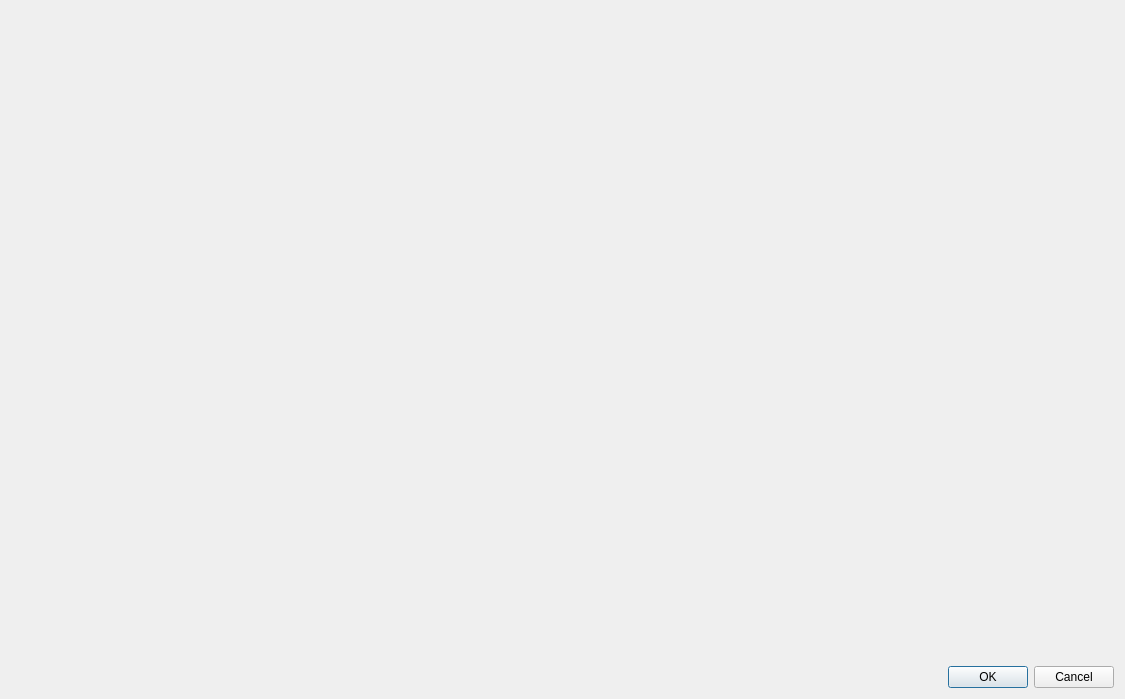
<?xml version="1.0" encoding="UTF-8"?>
<ui version="4.0">
 <class>TalentsDialog</class>
 <widget class="QDialog" name="TalentsDialog">
  <property name="geometry">
   <rect>
    <x>0</x>
    <y>0</y>
    <width>1125</width>
    <height>699</height>
   </rect>
  </property>
  <property name="windowTitle">
   <string>Dialog</string>
  </property>
  <layout class="QGridLayout" name="gridLayout">
   <item row="0" column="0">
    <widget class="QLabel" name="label">
     <property name="sizePolicy">
      <sizepolicy hsizetype="Preferred" vsizetype="Preferred">
       <horstretch>0</horstretch>
       <verstretch>0</verstretch>
      </sizepolicy>
     </property>
     <property name="text">
      <string/>
     </property>
     <property name="pixmap">
      <pixmap resource="resource.qrc">:/img/talents.png</pixmap>
     </property>
    </widget>
   </item>
   <item row="1" column="0">
    <widget class="QDialogButtonBox" name="buttonBox">
     <property name="orientation">
      <enum>Qt::Horizontal</enum>
     </property>
     <property name="standardButtons">
      <set>QDialogButtonBox::Cancel|QDialogButtonBox::Ok</set>
     </property>
    </widget>
   </item>
  </layout>
 </widget>
 <resources>
  <include location="resource.qrc"/>
 </resources>
 <connections>
  <connection>
   <sender>buttonBox</sender>
   <signal>accepted()</signal>
   <receiver>TalentsDialog</receiver>
   <slot>accept()</slot>
   <hints>
    <hint type="sourcelabel">
     <x>248</x>
     <y>254</y>
    </hint>
    <hint type="destinationlabel">
     <x>157</x>
     <y>274</y>
    </hint>
   </hints>
  </connection>
  <connection>
   <sender>buttonBox</sender>
   <signal>rejected()</signal>
   <receiver>TalentsDialog</receiver>
   <slot>reject()</slot>
   <hints>
    <hint type="sourcelabel">
     <x>316</x>
     <y>260</y>
    </hint>
    <hint type="destinationlabel">
     <x>286</x>
     <y>274</y>
    </hint>
   </hints>
  </connection>
 </connections>
</ui>
